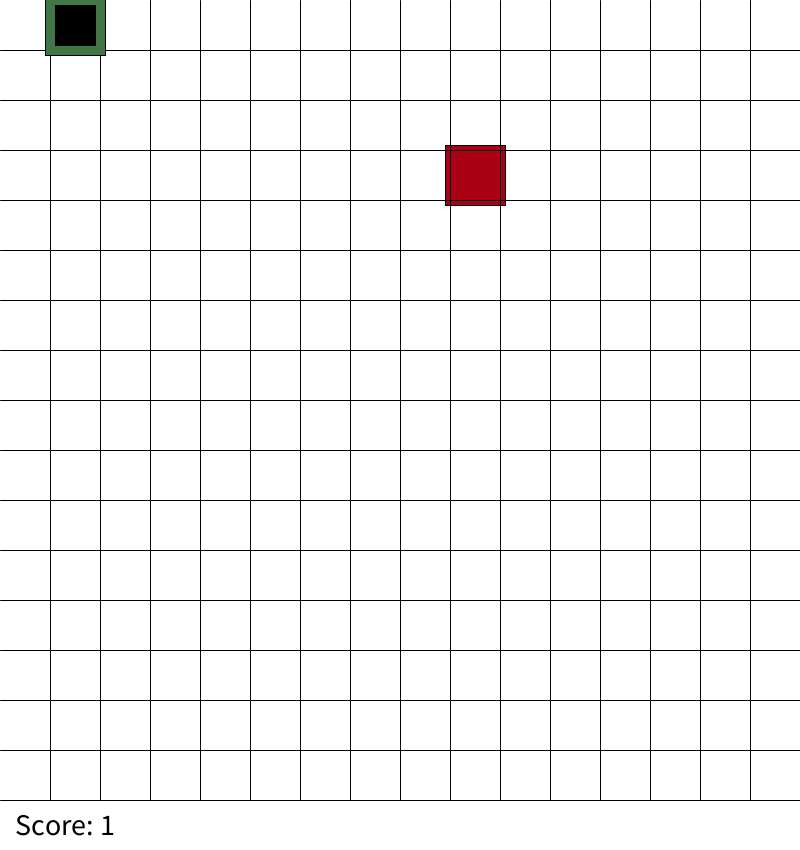
Frame 1 (no input)
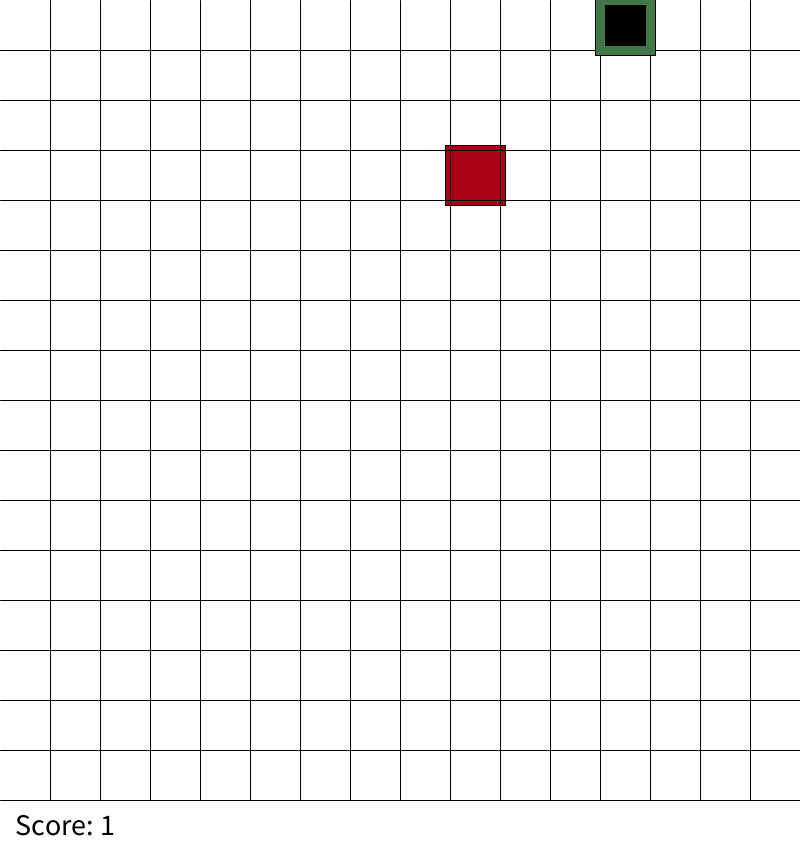
Frame 60 (the mouse pressed at the canvas centre just before this capture)
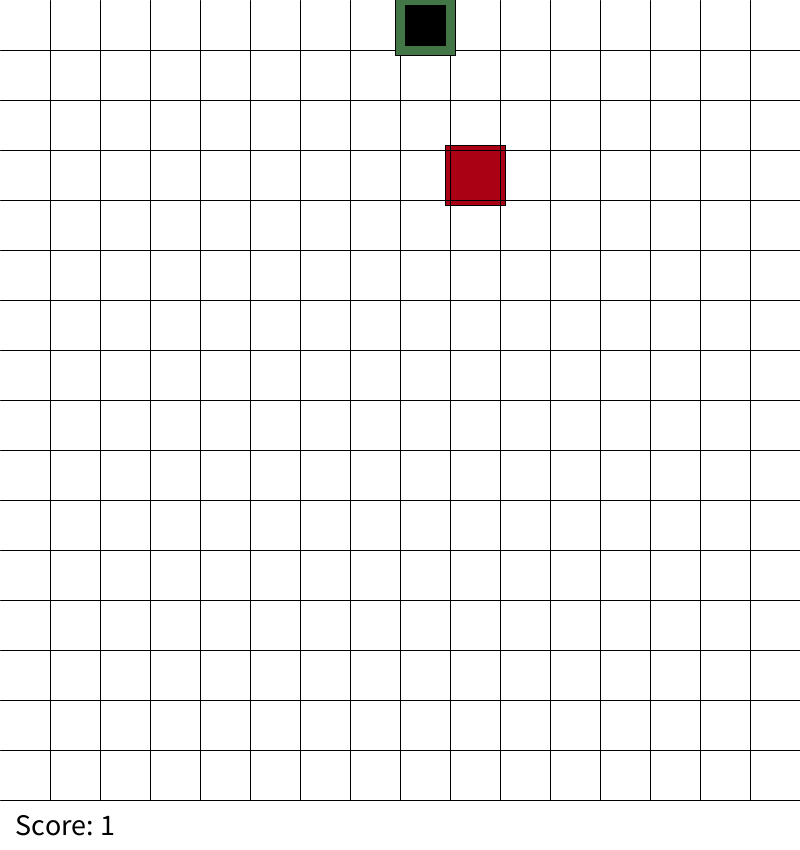
Frame 120 (the mouse held since frame 60 and released just before this capture)

The Processing sketch that drew these frames (run headless with seeded random() and noise(); from frame 60 on, the mouse is pressed at the canvas centre):

// Processing sketch: snake
// ── snake.pde
void setup() {
  background (255);
  size(800, 850);
}
int[] coordinate ={0,0};
int[] xcoordinates = {0};
int[] ycoordinates = {0};
int hiz=10;
float zaman=10;
int way=1;
int Length=1;
int randomcoordinateX = int(random(0,15));
int randomcoordinateY = int(random(0,15));
void draw() {
  background (255);
  fill(170, 1, 20);
  rect(randomcoordinateX*50-5, randomcoordinateY*50-5, 60, 60);
  
  line(0,50,800,50);
  for(int i =1;i<16;i++){
    line(50*i,0,50*i,800);
    line(0,50*(i+1),800,50*(i+1));
  }
  delay(200);
  zaman=zaman-1.0/frameRate;
  if (way == 0) {
    if(coordinate[1]>0){
      coordinate[1]=coordinate[1]-50;
    }
    else{
      coordinate[1]=750;
    }
  }
  else if (way == 1) {
    
    if(coordinate[0]<750){
      coordinate[0]=coordinate[0]+50;
    }
    else{
      coordinate[0]=0;
    }
  }
  else if (way == 2) {
    if(coordinate[1]<750){
      coordinate[1]=coordinate[1]+50;
    }
    else{
      coordinate[1]=0;
    }
  }
  else if (way == 3) {
    if(coordinate[0]>0){
      coordinate[0]=coordinate[0]-50;
    }
    else{
      coordinate[0]=750;
    }
  }
  
  if(randomcoordinateX==coordinate[0]/50 && randomcoordinateY==coordinate[1]/50){
    randomcoordinateX = int(random(0,15));
    randomcoordinateY = int(random(0,15));
    Length++;
    xcoordinates=append(xcoordinates,coordinate[0]);
    ycoordinates=append(ycoordinates,coordinate[1]);
  }
  else{
    for(int i=1;i<Length;i++){
      xcoordinates[i-1]=xcoordinates[i];
      ycoordinates[i-1]=ycoordinates[i];
    }
    xcoordinates=shorten(xcoordinates);
    ycoordinates=shorten(ycoordinates);
    xcoordinates=append(xcoordinates,coordinate[0]);
    ycoordinates=append(ycoordinates,coordinate[1]);
  }
  fill(66,118,70);
  for(int i=0;i<Length-1;i++){
    for(int j=0;j<i;j++){
       if(xcoordinates[i]==xcoordinates[j]&&ycoordinates[i]==ycoordinates[j]){
         exit();
       }
    }
    rect(xcoordinates[i],ycoordinates[i],50,50);
  }
  rect(coordinate[0]-5,coordinate[1]-5,60,60);
  fill(0,0,0);
  rect(coordinate[0]+5,coordinate[1]+5,40,40);
  textSize(30);
  text("Score: "+Length, 15, 835); 
}

void keyPressed() {
  if (keyPressed) {
    if ((key == 'w' || key == 'W' || keyCode == UP)&& coordinate[1]>0 && way!=2) {
      way =0;
    }
    if ((key == 'd' || key == 'D' || keyCode == RIGHT)&& coordinate[0]<750 && way!=3) {
      way=1;
    }
    if ((key == 's' || key == 'S' || keyCode == DOWN)&& coordinate[1]<750 && way!=0) {
      way=2;
    }
    if ((key == 'a' || key == 'A' || keyCode == LEFT)&& coordinate[0]>0 && way!=1) {
      way=3;
    }
  }
}
